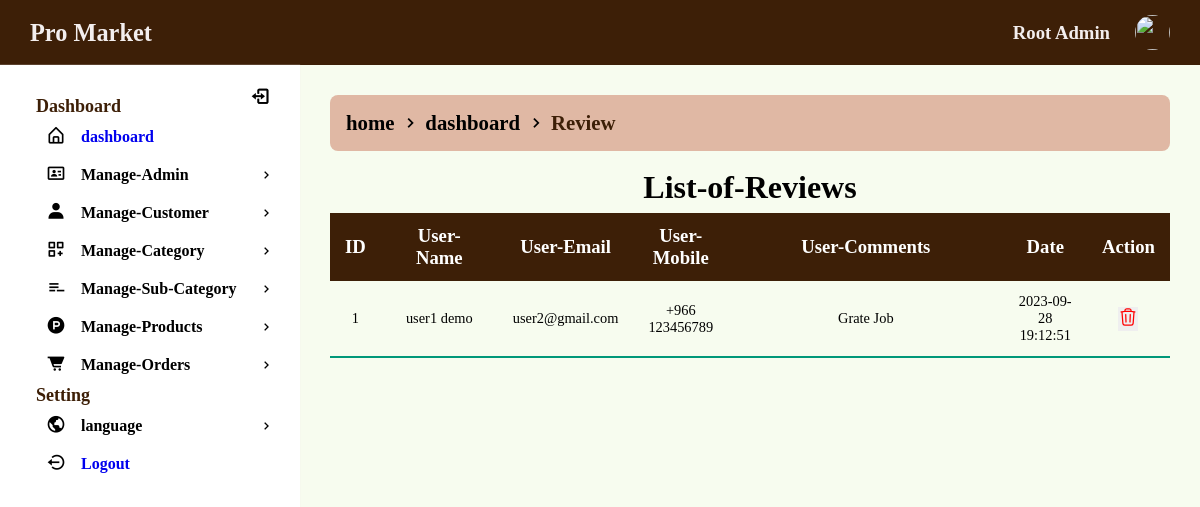
The app's page /admin/review (signed in) with its own data.
### tables this page shows
CREATE TABLE `contacts` (
  `id` int(11) NOT NULL COMMENT 'CONTACTS ID',
  `contacts_name` varchar(64) NOT NULL,
  `contacts_email` varchar(64) NOT NULL,
  `contacts_phone` varchar(32) NOT NULL,
  `contacts_overview` varchar(512) NOT NULL,
  `created_at` datetime DEFAULT NULL,
  `updated_at` datetime DEFAULT NULL
);

### admin/app/Controllers/View.php (called while the page is built, shortened)
<?php
class View
{
	public function loadContent($directory, $page_name)
	{
		include("resource/view/".$directory."/".$page_name.".php");
	}
}
?>

### common/Helper.php (called while the page is built, shortened)
<?php
class Helper
{
	public $connection;
	public function __construct()
	{
		$this->connection = new PDO('mysql:host='.$GLOBALS['DBHOST'].';dbname='.$GLOBALS['DBNAME'].';charset=utf8', $GLOBALS['DBUSER'], $GLOBALS['DBPASS']);
		$this->connection->setAttribute(PDO::ATTR_ERRMODE, PDO::ERRMODE_EXCEPTION);
		$this->connection->setAttribute(PDO::ATTR_EMULATE_PREPARES, false);
	}
	public function selectData($columnName, $tableName, $whereValue = 0, $inColumn = 0, $inValue = 0, $formatBy = 0, $paginate = 0)
	{
		try
		{
			if($columnName == "*")
			{
				$sql1 = "SELECT ";
				$sql2 = "*";
			}
			$sql3 = " FROM `$tableName`";
			if(@$formatBy['GROUP'])
				$sql6 = " GROUP BY `" . $formatBy['GROUP'] . "`";
			else
				$sql6 = "";
			if(@$formatBy['ASC'])
				$sql7 = " ORDER BY `" . $formatBy['ASC'] . "` ASC";
			else if(@$formatBy['DESC'])
				$sql7 = " ORDER BY `" . $formatBy['DESC'] . "` DESC";
			else
				$sql7 = "";
			if($paginate != 0)
				$sql8 = " LIMIT " . $paginate['POINT'] . ", " . $paginate['LIMIT'];
			else
				$sql8 = "";
			if($whereValue != 0)
			{
				$sql4 = " WHERE ";
				foreach($whereValue AS $wa1Column => $wa1Value)
				{
					@$sql5 .= $wa1Column . " = " . "'" . $wa1Value . "' AND ";
				}
				$sql5 = trim($sql5); $sql5 = rtrim($sql5, "AND"); $sql5 = trim($sql5);
				$preSQL = $sql1 . $sql2 . $sql3 . $sql4 . $sql5 . $sql6 . $sql7 . $sql8;
			}
			else
			{
				if($inValue != 0)
				{
					$preSQL = $sql1 . $sql2 . $sql3 . $sql4 . $sql5 . $sql6 . $sql7 . $sql8;
				}
				else
				{
					$preSQL = $sql1 . $sql2 . $sql3 . $sql6 . $sql7 . $sql8;
				}
			}
			$query = $this->connection->prepare($preSQL);
			$query->execute();
			$dataSelected = $query->fetchAll(PDO::FETCH_ASSOC);
			return $dataSelected;
		}
		catch(Exception $e)
		{
			return 0;
		}
	}
}
?>

### admin/resource/view/include/index.php (called while the page is built, shortened)
<?php
include_once("../common/Helper.php");
include("../common/breadcrumb.php");
$eloquent = new Helper;

### admin/resource/view/customer/review.php (the view, shortened to what this page needs)
<?php
include("resource/view/include/index.php");
$columnName = "*";
$tableName = "contacts";
$reviewData = $eloquent->selectData($columnName, $tableName);
?>
<div class="wrapper">
	<div class="row">
	<?php
		$links = [
			['url' => 'dashboard', 'label' => $t('home', 1)],
			['url' => 'dashboard', 'label' => $t('dashboard', 1)],
			['url' => '', 'label' => $t('Review', 1)],
		];
		echo BreadcrumbGenerator::generateBreadcrumb($links);
		?>
			<section class="panel">
				<header class="panel-heading">
				</header>
				<div class="panel-body">
					<div class="div-table">
					<table class="styled-table" id="dynamic-table">
							<thead>
								<tr>
									<th style="width: 5%"><?php $t('ID') ?> </th>
									<th style="width: 15%"><?php $t('User-Name') ?> </th>
									<th style="width: 15%"><?php $t('User-Email') ?> </th>
									<th style="width: 10%"><?php $t('User-Mobile') ?> </th>
									<th style="width: 37%"><?php $t('User-Comments') ?> </th>
									<th style="width: 10%"><?php $t('Date') ?> </th>
									<th style="width: 8%"><?php $t('Action') ?> </th>
								</tr>
							</thead>
							<tbody>
							<?php
								$n = 1;
								foreach ($reviewData as $eachRow)
								{
									echo '
									<tr class="gradeX">
										<td>'. $n .'</td>
										<td>'. $eachRow["contacts_name"] .'</td>
										<td>'. $eachRow["contacts_email"] .'</td>
										<td>'. $eachRow["contacts_phone"] .'</td>
										<td style="width: 400px;">'. $eachRow["contacts_overview"] .'</td>
										<td>'. $eachRow["created_at"] .'</td>
										<td class="center">
											<form action="" method="post">
												<input type="hidden" name="review_id" value="'. $eachRow["id"] .'">
												<button type="submit" name="customer_review" style="outline:none; border:none" >
												<img src="../public/assets/images/delete.svg" class="hero-icon delete" alt="Delete">
												</button>
											</form>
										</td>
									</tr>
									';
									$n++;
								}
							?>
							</tbody>
						</table>
					</div>
				</div>
			</section>
		</div>
	</div>
</div>

### public/assets/css/admin/admin.css (style rules this page uses)
body { overflow: hidden; }
.wrapper { padding: 20px; }
.panel-heading { line-height: 1; font-size: 2rem; font-weight: bold; text-align: center; padding: 10px; }
.styled-table { border-collapse: collapse; font-size: 0.9em; min-width: 400px; box-shadow: 0 0 20px rgba(0, 0, 0, 0.15); }
.styled-table thead { border-radius: 1em; }
.styled-table thead tr { background-color: var(--main-color); color: #ffffff; text-align: left; }
.styled-table th { font-size: 1.3em; font-weight: bold; }
.styled-table th, .styled-table td { padding: 12px 15px; text-align: center; }
.styled-table tbody tr { border-bottom: 1px solid #dddddd; }
.styled-table tbody tr:last-of-type { border-bottom: 2px solid #009879; }
.div-table { overflow-x: scroll; }
.hero-icon { width: 20px; height: 20px; }
.delete { color: red; }

### public/assets/css/common/basic.css (style rules this page uses)
*, *::before, *::after { margin: 0; padding: 0; box-sizing: border-box; }
html { scroll-behavior: smooth; font-family: "Times New Roman", Times, serif; }
body, button, input, textarea { font-family: "Times New Roman", Times, serif; }
body { background-color: #f3e8ff; transition: all 0.5s ease; }

### public/assets/css/common/colors.css (style rules this page uses)
:root { --main1-color: rgb(216, 180, 254); --white-color: #fff; --grey-color: #ecdada; --sec-color:#eff5ee; --thr-color:#e0b8a4; --grey-color-light: #f3eeee; --coorect-color:#385442; --main-color:#3d1f07; --black-color:#000; }

### records on screen
contacts: contacts_name "user1 demo", contacts_email "user2@gmail.com", contacts_phone "+966 123456789", contacts_overview "Grate Job", created_at "2023-09-28 19:12:51"

### other values on screen
$GLOBALS['NameWebsite'] "Pro Market"
$_SESSION['SMC_login_admin_name'] "Root Admin"
$key "dashboard Manage-Category language Logout List-of-Reviews ID User-Name User-Email User-Mobile User-Comments Date Action"
$t('Manage-Admin',1) "Manage-Admin"
$t('Manage-Customer',1) "Manage-Customer"
$t('Manage-Sub-Category',1) "Manage-Sub-Category"
$t('Manage-Products',1) "Manage-Products"
$t('Manage-Orders',1) "Manage-Orders"
$link['label'] "home"
$link['label'] "dashboard"
$link['label'] "Review"
